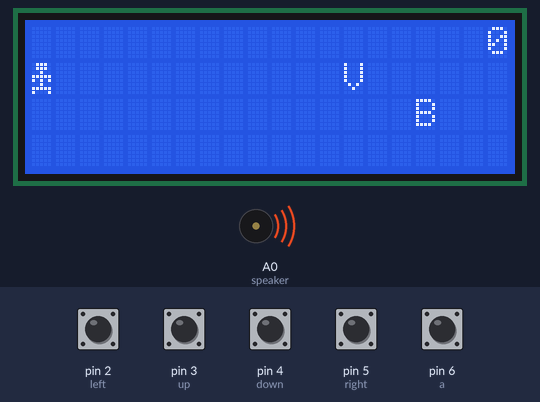
This sketch was run on a simulated Arduino Uno, built with avr-gcc and run on an emulated ATmega328P. Shown: 20×4 character LCD, buzzer (waves = sounding). The inputs (shaded band) are chosen by the test bench; at power-on: pin 2 (left), pin 3 (up), pin 4 (down), pin 5 (right), pin 6 (a) HIGH. Random numbers use the default seed unless the sketch sets one.

Above: at 1.3 s.
1.4 s: pin 4 (down) pulled LOW for 1 s
At 1.87 s:
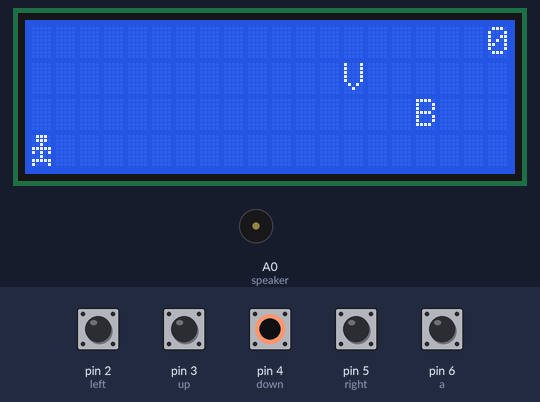
3.9 s: pin 3 (up) pulled LOW for 0.15 s
At 6.14 s:
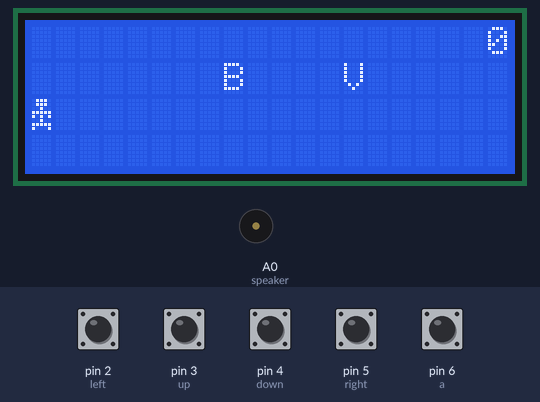
7.0 s: pin 5 (right) pulled LOW for 1 s
At 9.7 s:
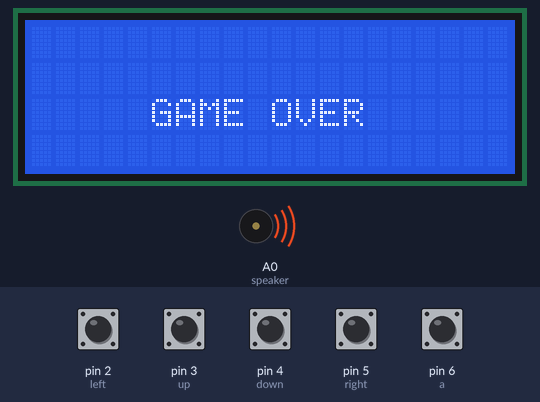
Timing chart, 0 to 16.2 s (numbered marks = the images above; inputs shaded):
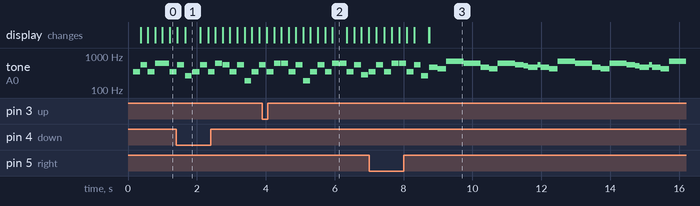

The sketch:

cash_game.ino
```cpp
#include <Wire.h>
#include <LiquidCrystal_I2C.h>

LiquidCrystal_I2C lcd(0x27, 20, 4); // set the LCD address to 0x27 for a 16 chars and 2 line display

// pin connection
#define up 3
#define down 4
#define left 2
#define right 5
#define a 6
#define speaker A0

// used for button values, high or low depending on whether pressed
int upVAL = 0;
int downVAL = 0;
int leftVAL = 0;
int rightVAL = 0;
int aVAL = 0;

int toDrunk = 32;
bool isDrunk = false;

// player intial position
int yPlayer = 1;
int xPlayer = 0;
int tick = 0;

// player points
int points = 0;
int drunkPoints = 0;

// non-player charachter (NPC) initial position
int yNPC = 0;
int xNPC = 18;
int yVK = 0;
int xVK = 18;

// NPC symbols
char npc = 'B';
char npcBad = 'R';
boolean isNPCbad = false;

boolean isGameOver = false;
boolean isPlayingMusic = false;

// create the player character
byte player[8] = {
  B01110,
  B01110,
  B00100,
  B11111,
  B10101,
  B00100,
  B11111,
  B10001,
};

byte vk[8] = {
  B11111,
  B11111,
  B11111,
  B11111,
  B11111,
  B11111,
  B11111,
  B11111,
};

byte v1[8] = {
  B00000,
  B00000,
  B00000,
  B00000,
  B00000,
  B00000,
  B00000,
  B11111,
};

byte v2[8] = {
  B00000,
  B00000,
  B00000,
  B00000,
  B00000,
  B00000,
  B11111,
  B11111,
};
byte v3[8] = {
  B00000,
  B00000,
  B00000,
  B00000,
  B00000,
  B11111,
  B11111,
  B11111,
};
byte v4[8] = {
  B00000,
  B00000,
  B00000,
  B00000,
  B11111,
  B11111,
  B11111,
  B11111,
};
byte v5[8] = {
  B00000,
  B00000,
  B00000,
  B11111,
  B11111,
  B11111,
  B11111,
  B11111,
};
byte v6[8] = {
  B00000,
  B00000,
  B00000,
  B00000,
  B00000,
  B00000,
  B00000,
  B11111,
};
byte v7[8] = {
  B00000,
  B11111,
  B11111,
  B11111,
  B11111,
  B11111,
  B11111,
  B11111,
};

byte v8[8] = {
  B11111,
  B11111,
  B11111,
  B11111,
  B11111,
  B11111,
  B11111,
  B11111,
};

char playerChar; // Used to store/call the player symbol
char v1Char;
char v2Char;
char v3Char;
char v4Char;
char v5Char;
char v6Char;
char v7Char;
char v8Char;

unsigned long moveTimePlayer = 175; // Number of milliseconds for Player to move
unsigned long nextMoveTimePlayer = 0;

unsigned long moveTimeNPC = 200; // Number of milliseconds for NPC to move
unsigned long nextMoveTimeNPC = 0;

void setup() {
  lcd.init();                      // initialize the lcd
  lcd.backlight();

  lcd.createChar(10, player);
  playerChar = 10;

  lcd.createChar(1, v1);
  v1Char = 1;
  lcd.createChar(20, v2);
  v2Char = 20;
  lcd.createChar(3, v3);
  v3Char = 3;

  lcd.createChar(4, v4);
  v4Char = 4;

  lcd.createChar(5, v5);
  v5Char = 5;
  lcd.createChar(6, v6);
  v6Char = 6;
  lcd.createChar(7, v7);
  v7Char = 7;
  lcd.createChar(8, v8);
  v8Char = 8;
// Set the player char as the player symbol

  Serial.begin(9600);

  pinMode(up, INPUT_PULLUP);
  pinMode(down, INPUT_PULLUP);
  pinMode(left, INPUT_PULLUP);
  pinMode(right, INPUT_PULLUP);
  pinMode(a, INPUT_PULLUP);
  pinMode(speaker, OUTPUT);
  xVK = random(18); // 0 to 15
    yVK = random(0,3);  // 1 to 3
  reDraw();

}

void loop() {
  if (isGameOver) {
     lcd.clear();
     lcd.setCursor(5, 2);
     lcd.print("GAME OVER");
     playEndMusic();
  } else {
    detectButtonPresses();

    if (millis() > nextMoveTimeNPC) { // If enough time has passed for the NPC to move again
      tick++;
      moveNPC();
      nextMoveTimeNPC = millis() + moveTimeNPC; // Next time NPC can move is current timestamp plus the time it takes for an NPC to move (e.g. 1000 milliseconds)
      reDraw();

    } else {
      playMusic();
    }
  }
}

void playMusic() {

  // Notes for Mr Brightside riff
  #define F_sharp3 185
  #define C4 262
  #define C_sharp4 277
  #define F4 349
  #define C_sharp5 554
  #define D_sharp5 622

  const int songspeed = 2;

  // Mr Brightside
int notes[] = {
    C_sharp4, F4, C_sharp5, F4, D_sharp5, D_sharp5, F4, C_sharp5,
    C4, F4, C_sharp5, F4, D_sharp5, C_sharp5, F4, C_sharp5,
    F_sharp3, F4, C_sharp5, F4, D_sharp5, D_sharp5, F4, C_sharp5,
    F_sharp3, F4, C_sharp5, F4, D_sharp5, D_sharp5, F4, C_sharp5,
  };

  // Duration for each note
  int duration[] = {
    125, 125, 125, 125, 125, 125, 125, 125,
    125, 125, 125, 125, 125, 125, 125, 125,
    125, 125, 125, 125, 125, 125, 125, 125,
    125, 125, 125, 125, 125, 125, 125, 125,
  };
/*
  for (int i=0; i<32; i++) {
    int wait = duration[i] * songspeed;
    tone(speaker, notes[i], wait);
    delay(wait);
  }
  */
  isPlayingMusic = false;

  int i = tick % 32;

  tone(speaker, notes[i], moveTimeNPC);
  delay(moveTimeNPC);

}


/**
  * Detects which buttons the player is pressing
  */
void detectButtonPresses() {

  upVAL = digitalRead(up);
      downVAL = digitalRead(down);
      leftVAL = digitalRead(left);
      rightVAL = digitalRead(right);
      aVAL = digitalRead(a);
  if(points > 3)
  {
    if(points % 2 == 0)
    {
        upVAL = digitalRead(down);
  downVAL = digitalRead(up);
  leftVAL = digitalRead(right);
  rightVAL = digitalRead(left);
  aVAL = digitalRead(a);
    }

  }

  if (upVAL == LOW) { // 'Up' button has been pressed
     movePlayer(0, -1);
  } else if (downVAL == LOW) { // 'Down' button has been pressed
     movePlayer(0, 1);
  } else if (leftVAL == LOW) { // 'Left' button has been pressed
     movePlayer(-1, 0);
  } else if (rightVAL == LOW) { // 'Right' button has been pressed
     movePlayer(1, 0);
  } else if (aVAL == LOW) { // 'A' button has been pressed
    // Do nothing
  }

}

/**
  * This function moves
  * the player position
  * at x and y axis.
  */
void movePlayer(int x, int y) {
  if (millis() > nextMoveTimePlayer) { // If enough time has passed for the Player to move again
    xPlayer += x;
    yPlayer += y;

    // Constrain the player by the bounds of the screen
    yPlayer = constrain(yPlayer, 0, 3);
    xPlayer = constrain(xPlayer, 0, 18);
    reDraw();
    nextMoveTimePlayer = millis() + moveTimePlayer; // Next time Player can move is current timestamp plus the time it takes for a Player to move (e.g. 175 milliseconds)
  }
}

/**
  * Move the NPC
  * at x,y position
  */
void moveNPC(){
  int xOrY = random(5); // 1 case out of 5 is 20% chance of moving up or down

  int amountToMove;

  switch(xOrY) {
    case 0: // Y
      amountToMove = random(-1,2); // Random number from -1 to 1
      yNPC += amountToMove;
      yNPC = constrain(yNPC, 0, 3); // Constrain by the bounds of the screen
      break;
    default: // X
      int weightingRandom = random(1,101); // Depending on the NPC's position on the screen, it's next move is weighted. This is to use the full screen

      if (xNPC >= 12) { // Probably want to move left
        if (weightingRandom <= 20) { // 20% Chance of going right
          amountToMove = 1;
        } else { // 80% Chance of going left
          amountToMove = -1;
        }
      } else if (xNPC >= 8) { // Probably want to move left more
        if (weightingRandom <= 40) { // 40% Chance of going right
          amountToMove = 1;
        } else { // 60% Chance of going left
          amountToMove = -1;
        }
      } else if (xNPC <= 7) { // Probably want to move right
        if (weightingRandom <= 40) { // 40% Chance of going left
          amountToMove = -1;
        } else { // 60% Chance of going right
          amountToMove = 1;
        }
      }  else if (xNPC <= 3) { // Probably want to move right more
        if (weightingRandom <= 20) { // 20% Chance of going left
          amountToMove = -1;
        } else { // 80% Chance of going right
          amountToMove = 1;
        }
      }

      xNPC += amountToMove;
      xNPC = constrain(xNPC, 0, 18); // Constrain by the bounds of the screen
      break;
   }

}

void playEndMusic() {

  const int songspeed = 1.5;

  #define  a3f    208     // 208 Hz
  #define  b3f    233     // 233 Hz
  #define  b3     247     // 247 Hz
  #define  c4     261     // 261 Hz MIDDLE C
  #define  c4s    277     // 277 Hz
  #define  e4f    311     // 311 Hz
  #define  f4     349     // 349 Hz
  #define  a4f    415     // 415 Hz
  #define  b4f    466     // 466 Hz
  #define  b4     493     // 493 Hz
  #define  c5     523     // 523 Hz
  #define  c5s    554     // 554 Hz
  #define  e5f    622     // 622 Hz
  #define  f5     698     // 698 Hz
  #define  f5s    740     // 740 Hz
  #define  a5f    831     // 831 Hz
  #define rest    -1

    int song1_chorus_melody[] = {
      b4f, b4f, a4f, a4f,
      f5, f5, e5f, b4f, b4f, a4f, a4f, e5f, e5f, c5s, c5, b4f,
      c5s, c5s, c5s, c5s,
      c5s, e5f, c5, b4f, a4f, a4f, a4f, e5f, c5s,
      b4f, b4f, a4f, a4f,
      f5, f5, e5f, b4f, b4f, a4f, a4f, a5f, c5, c5s, c5, b4f,
      c5s, c5s, c5s, c5s,
      c5s, e5f, c5, b4f, a4f, rest, a4f, e5f, c5s, rest
     };

    int song1_chorus_rhythmn[] = {
      125, 125, 125, 125,
      250, 250, 500, 125, 125, 125, 125, 250, 250, 250, 125, 250,
      1, 1, 1, 1,
      3, 3, 3, 1, 2, 2, 2, 4, 8,
      1, 1, 1, 1,
      3, 3, 6, 1, 1, 1, 1, 3, 3, 3, 1, 2,
      1, 1, 1, 1,
      3, 3, 3, 1, 2, 2, 2, 4, 8, 4
    };

    for (int i=0; i<59; i++) {
      int wait = song1_chorus_rhythmn[i] * songspeed;
      tone(speaker, song1_chorus_melody[i], wait);
      delay(wait);
    }

}

/**
  * reDraw functions,
  * displays the points, player, character
  * and NPC
  */
void reDraw() {

  // Clear the LCD screen
  lcd.clear();

  lcd.setCursor(19,3);


  drawVK();
  // Draw Points
  drawPoints();

//  drawDrunk();

  // Draw Player
  drawPlayer();

  // Work out whether Player and NPC are ontop of eachother
  if (playerNPCCollision()){ // Player and NPC at same position, give point and respawn NPC

    lcd.setCursor(0,3); // Set the LCD cursor position to bottom left to draw points given

   /* if(isNPCbad){ // We know NPC is bad, lose a point
      points -= 1;
      lcd.print("-1");

      // Play random, long low tone between 50 and 100Hz
      int dur = random(50) + 50;
      int freq = random(50) + 50;

      tone(speaker, freq, dur); // Plays a tone
      delay(dur);
    } else { // NPC is good, gain a point
      points += 1;
      lcd.print("+1");

      // Play 25 random tones, one after another
      for(int i = 0; i < 25; i++) {
        int dur = random(15) + 5;
        int freq = random(9080) + 20;

        tone(speaker, freq, dur); // Plays a tone
        delay(dur);
      }

    }

    // Generate a new random position for the NPC
    xNPC = random(19); // 0 to 15
    yNPC = random(1,3);  // 1 to 3
    */


    isGameOver = true;
  }
  if((xVK == xPlayer) && (yVK == yPlayer))
  {
    xVK = random(19); // 0 to 15
    yVK = random(1,3);  // 1 to 3
    drawVK();
    points++;
    addPoints();
  }

  // Draw the NPC
  drawNPC();
}

/**
  * This function displays the
  * score on the top right cner
  * of the LCD screen
  */
void drawPoints() {
  String textPoints = String(points);

  // Padding
  if (points > 999) {       // Quad Digits
    lcd.setCursor(16,0);
  } else if (points > 99) { // Triple Digits
    lcd.setCursor(17,0);
  } else if (points > 9) {  // Double Digits
    lcd.setCursor(18,0);
  } else if (points < -99){ // Negative Triple Digits
    lcd.setCursor(16,0);
  } else if (points < -9){  // Negative Double Digits
    lcd.setCursor(17,0);
  } else if (points < 0){   // Negative Single Digit
    lcd.setCursor(18,0);
  } else {                  // One Digit
    lcd.setCursor(19,0);
  }

  lcd.print(textPoints);
}

void addPoints()
{
  int toBeAdded = 1;
  if(points > 24)
  {
     lcd.clear();
     lcd.setCursor(5, 2);
     lcd.print("GAME OVER");
     playEndMusic();
  }
  else if(points > 16)
  {
    lcd.setCursor(19,1);
    if(points == 17)
    {
      lcd.write(v1);
    } else if (points == 18)
    {
      lcd.write(v2);
    } else if (points == 19)
    {
      lcd.write(v3);
    } else if (points == 20)
    {
      lcd.write(v4);
    } else if (points == 21)
    {
      lcd.write(v5);
    } else if (points == 22)
    {
      lcd.write(v6);
    } else if (points == 23)
    {
      lcd.write(v7);
    } else
    {
      lcd.write(v8);
    }
    lcd.setCursor(19,2);
    lcd.write(v8);
    lcd.setCursor(19,3);
    lcd.write(v8);


  } else if (points > 8)
  {
    lcd.setCursor(19,1);
    if(points == 9)
    {
      lcd.write(v1);
    } else if (points == 10)
    {
      lcd.write(v2);
    } else if (points == 11)
    {
      lcd.write(v3);
    } else if (points == 12)
    {
      lcd.write(v4);
    } else if (points == 13)
    {
      lcd.write(v5);
    } else if (points == 14)
    {
      lcd.write(v6);
    } else if (points == 15)
    {
      lcd.write(v7);
    } else
    {
      lcd.write(v8);
    }
    lcd.setCursor(19,3);
    lcd.write(v8);
  } else {
    lcd.setCursor(19,3);
    if(points == 1)
    {
      lcd.write(v1);
    } else if (points == 2)
    {
      lcd.write(v2);
    } else if (points == 3)
    {
      lcd.write(v3);
    } else if (points == 4)
    {
      lcd.write(v4);
    } else if (points == 5)
    {
      lcd.write(v5);
    } else if (points == 6)
    {
      lcd.write(v6);
    } else if (points == 7)
    {
      lcd.write(v7);
    } else
    {
      lcd.write(v8);
    }
  }
}

/**
  * Draw the player
  * at position x, y
  */
void drawPlayer() {
  // Set the LCD cursor position to where the Player should be drawn
  lcd.setCursor(xPlayer,yPlayer);

  // Print the character to the LCD.
  lcd.write(playerChar);
}


/**
 * Draw the non-player Character
 * at position x, y
 */
void drawNPC() {
  // Set the LCD cursor position to where the NPC should be drawn
  lcd.setCursor(xNPC, yNPC);

    lcd.write(npc);

}

void drawVK() {
  // Set the LCD cursor position to where the NPC should be drawn
  lcd.setCursor(xVK, yVK);

    lcd.write('V');

}


/**
 * Checks whether the
 * player charachter and NPC
 * are at the same possition and
 * returns true or false
*/
boolean playerNPCCollision() {
  return (xNPC == xPlayer) && (yNPC == yPlayer);
}

boolean vkCollision() {
  return (xVK == xPlayer) && (yVK == yPlayer);
}
```

Measured:
- by itself, tone on A0 (speaker): plays 554 Hz for 0.20 s, 349 Hz for 0.20 s, 622 Hz for 0.20 s, 622 Hz for 0.20 s, 349 Hz for 0.20 s, 554 Hz for 0.20 s … (32 notes in this stretch)
- what the display in image 1 shows lasts 0.4 s, from 1.7 s to 2.1 s
